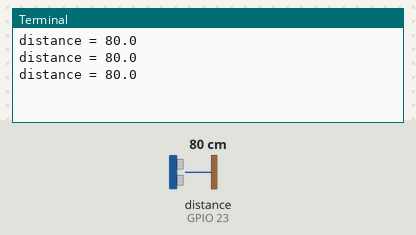
The program below on a simulated Raspberry Pi (BCM pin numbers). Parts: the last lines printed to the terminal. Inputs (shaded band) come from the test bench; at power-on: distance to the obstacle (sensor on GPIO 23) 80 cm. The echo pulse lasts 58.3 µs per cm; the clock reads 2024-03-15 10:24:30 at power-on unless the program sets it.

Above: at 1.2 s.
1.3 s: distance to the obstacle (sensor on GPIO 23) set to 2 cm
At 1.9 s:
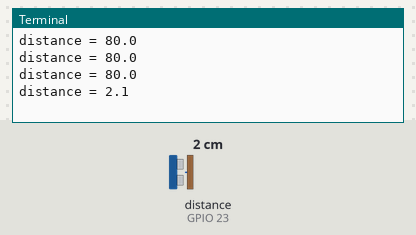
2.8 s: distance to the obstacle (sensor on GPIO 23) set to 4 cm
At 3.4 s:
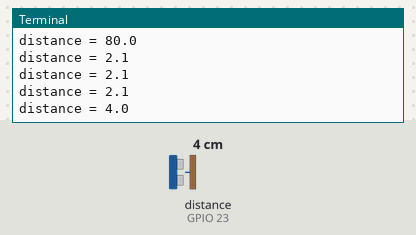
Timing chart, 0 to 5.8 s (numbered marks = the images above; inputs shaded):
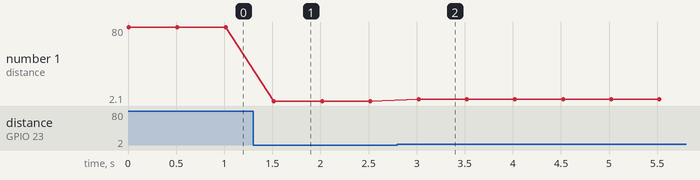

The program:

ultrasound.py
```python
#!/usr/bin/python3
"""
Designed by R. Chiu for the embeded system lecture.
(r)2023  Universidad de Guadalajara MX
All the code comments where gerenerated automatically by chatGPT 3.5
"""

import RPi.GPIO as GPIO  # Import the RPi.GPIO library for controlling GPIO pins
import time

triggerGpioPin = 24
echoGpioPin = 23

GPIO.setmode(GPIO.BCM)  # Set the GPIO pin numbering mode to BCM
GPIO.setup(triggerGpioPin, GPIO.OUT)  # Set the trigger pin as an output
GPIO.setup(echoGpioPin, GPIO.IN)  # Set the echo pin as an input

def measure():
    # Send a trigger pulse
    GPIO.output(triggerGpioPin, True)
    time.sleep(0.00001)
    GPIO.output(triggerGpioPin, False)

    startTime = time.time()
    stopTime = time.time()
    while GPIO.input(echoGpioPin) == 0:
        startTime = time.time()
    while GPIO.input(echoGpioPin) == 1:
        stopTime = time.time()

    # Calculate the distance based on the time difference
    distance = (stopTime - startTime) * 34300 / 2  # Speed of sound = 343 meters per second
    return distance

if __name__ == '__main__':
    try:
        while True:
            # Continuously measure and print the distance
            print("distance = %.1f" % measure())
            time.sleep(0.5)  # Wait for 0.5 seconds before the next measurement

    except KeyboardInterrupt:
        print("Measurement stopped by the user")
        GPIO.cleanup()  # Clean up and release the GPIO resources when the program is terminated
```

Measured:
- after the input at 1.3 s, the terminal: prints a new line after 0.22 s (image 1)
- after the input at 2.8 s, the terminal: prints a new line after 0.22 s (image 2)
- plotted number 1: 80 → 2.1 after the input at 1.3 s, 2.1 → 4 after the input at 2.8 s
